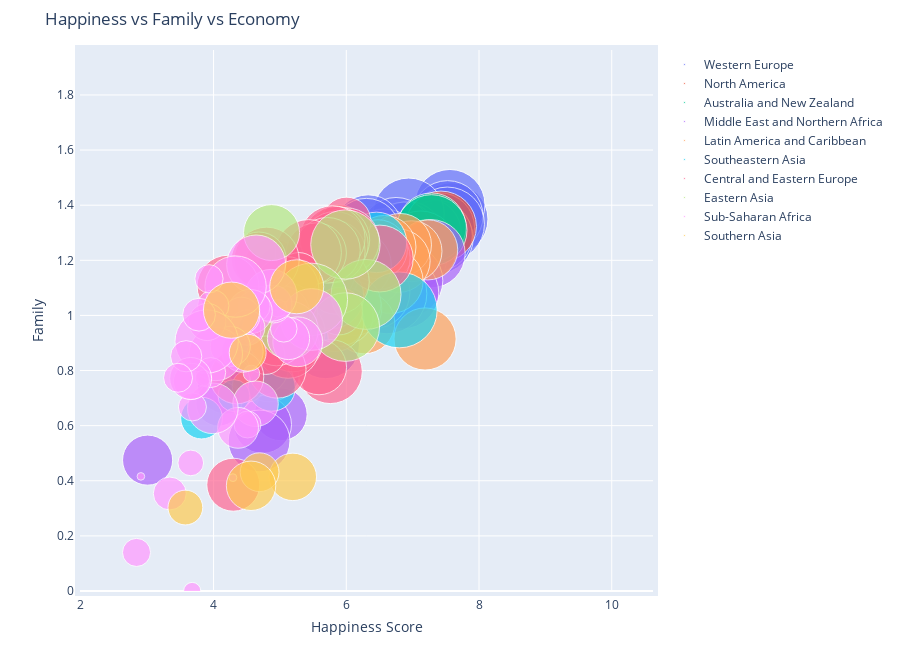

Here is the notebook cell this chart was saved with:
### Code cell
import warnings
warnings.filterwarnings('ignore')

figure = bubbleplot(dataset = data, x_column = 'Happiness Score', y_column = 'Family', 
    bubble_column = 'Country', size_column = 'Economy (GDP per Capita)', color_column = 'Region', 
    x_title = "Happiness Score", y_title = "Family", title = 'Happiness vs Family vs Economy',
    x_logscale = False, scale_bubble = 1, height = 650)

py.iplot(figure, config={'scrollzoom': True})

### Figure 1 — Plotly figure (JSON) as saved in the notebook; plotly's stock layout.template omitted (floating-point values rounded to 4 significant figures)
{"data": [{"marker": {"size": [1.397, 1.302, 1.325, 1.459, 1.29, 1.329, 1.332, 1.337, 1.564, 1.336, 1.308, 1.266, 1.328, 1.278, 1.23, 1.207, 1.251, 1.208, 1.208, 1.16, 1.154], "sizemode": "area", "sizeref": 0.0005283}, "mode": "markers", "name": "Western Europe", "text": ["Switzerland", "Iceland", "Denmark", "Norway", "Finland", "Netherlands", "Sweden", "Austria", "Luxembourg", "Ireland", "Belgium", "United Kingdom", "Germany", "France", "Spain", "Malta", "Italy", "North Cyprus", "Cyprus", "Portugal", "Greece"], "type": "scatter", "x": [7.587, 7.561, 7.527, 7.522, 7.406, 7.378, 7.364, 7.2, 6.946, 6.94, 6.937, 6.867, 6.75, 6.575, 6.329, 6.302, 5.948, 5.695, 5.689, 5.102, 4.857], "y": [1.35, 1.402, 1.361, 1.331, 1.318, 1.28, 1.289, 1.297, 1.22, 1.369, 1.286, 1.285, 1.299, 1.26, 1.314, 1.302, 1.198, 1.07, 0.8932, 1.139, 0.9293]}, {"marker": {"size": [1.326, 1.395], "sizemode": "area", "sizeref": 0.0005283}, "mode": "markers", "name": "North America", "text": ["Canada", "United States"], "type": "scatter", "x": [7.427, 7.119], "y": [1.323, 1.247]}, {"marker": {"size": [1.25, 1.334], "sizemode": "area", "sizeref": 0.0005283}, "mode": "markers", "name": "Australia and New Zealand", "text": ["New Zealand", "Australia"], "type": "scatter", "x": [7.286, 7.284], "y": [1.32, 1.309]}, {"marker": {"size": [1.229, 1.427, 1.36, 1.69, 1.395, 1.554, 1.324, 1.131, 0.9393, 1.061, 0.902, 0.7348, 1.026, 0.8811, 0.5987, 1.009, 0.9855, 0.8818, 0.5465, 0.6632], "sizemode": "area", "sizeref": 0.0005283}, "mode": "markers", "name": "Middle East and Northern Africa", "text": ["Israel", "United Arab Emirates", "Oman", "Qatar", "Saudi Arabia", "Kuwait", "Bahrain", "Libya", "Algeria", "Turkey", "Jordan", "Morocco", "Lebanon", "Tunisia", "Palestinian Territories", "Iran", "Iraq", "Egypt", "Yemen", "Syria"], "type": "scatter", "x": [7.278, 6.901, 6.853, 6.611, 6.411, 6.295, 5.96, 5.754, 5.605, 5.332, 5.192, 5.013, 4.839, 4.739, 4.715, 4.686, 4.677, 4.194, 4.077, 3.006], "y": [1.224, 1.126, 1.082, 1.079, 1.084, 1.166, 1.216, 1.119, 1.078, 0.9463, 1.054, 0.641, 0.8, 0.6043, 0.9256, 0.5445, 0.8189, 0.747, 0.6809, 0.4749]}, {"marker": {"size": [0.9558, 1.021, 0.9812, 1.044, 1.064, 1.107, 1.054, 1.062, 0.9186, 0.9953, 1.212, 0.7645, 0.7455, 0.864, 0.6813, 0.7599, 0.5933, 0.9002, 0.8104, 0.8954, 0.5953, 0.2667], "sizemode": "area", "sizeref": 0.0005283}, "mode": "markers", "name": "Latin America and Caribbean", "text": ["Costa Rica", "Mexico", "Brazil", "Venezuela", "Panama", "Chile", "Argentina", "Uruguay", "Colombia", "Suriname", "Trinidad and Tobago", "El Salvador", "Guatemala", "Ecuador", "Bolivia", "Paraguay", "Nicaragua", "Peru", "Jamaica", "Dominican Republic", "Honduras", "Haiti"], "type": "scatter", "x": [7.226, 7.187, 6.983, 6.81, 6.786, 6.67, 6.574, 6.485, 6.477, 6.269, 6.168, 6.13, 6.123, 5.975, 5.89, 5.878, 5.828, 5.824, 5.709, 4.885, 4.788, 4.518], "y": [1.238, 0.9145, 1.233, 1.256, 1.198, 1.124, 1.248, 1.209, 1.24, 0.972, 1.184, 1.025, 1.044, 0.999, 0.9784, 1.305, 1.142, 0.9746, 1.151, 1.172, 0.9535, 0.743]}, {"marker": {"size": [1.522, 0.9669, 1.125, 0.8283, 0.6322, 0.7053, 0.5907, 0.2711, 0.4604], "sizemode": "area", "sizeref": 0.0005283}, "mode": "markers", "name": "Southeastern Asia", "text": ["Singapore", "Thailand", "Malaysia", "Indonesia", "Vietnam", "Philippines", "Laos", "Myanmar", "Cambodia"], "type": "scatter", "x": [6.798, 6.455, 5.77, 5.399, 5.36, 5.073, 4.876, 4.307, 3.819], "y": [1.02, 1.265, 1.07, 1.087, 0.9123, 1.035, 0.738, 0.709, 0.6274]}, {"marker": {"size": [1.179, 0.6324, 1.169, 0.5945, 1.123, 1.185, 1.147, 1.032, 1.126, 1.083, 1.138, 0.8015, 0.9585, 1.152, 0.4743, 1.024, 0.9744, 1.043, 0.9205, 1.113, 0.9185, 0.8787, 0.8322, 1.121, 0.3905, 0.7991, 0.7682, 0.7419, 1.012], "sizemode": "area", "sizeref": 0.0005283}, "mode": "markers", "name": "Central and Eastern Europe", "text": ["Czech Republic", "Uzbekistan", "Slovakia", "Moldova", "Kazakhstan", "Slovenia", "Lithuania", "Belarus", "Poland", "Croatia", "Russia", "Kosovo", "Turkmenistan", "Estonia", "Kyrgyzstan", "Azerbaijan", "Montenegro", "Romania", "Serbia", "Latvia", "Macedonia", "Albania", "Bosnia and Herzegovina", "Hungary", "Tajikistan", "Ukraine", "Armenia", "Georgia", "Bulgaria"], "type": "scatter", "x": [6.505, 6.003, 5.995, 5.889, 5.855, 5.848, 5.833, 5.813, 5.791, 5.759, 5.716, 5.589, 5.548, 5.429, 5.286, 5.212, 5.192, 5.124, 5.123, 5.098, 5.007, 4.959, 4.949, 4.8, 4.786, 4.681, 4.35, 4.297, 4.218], "y": [1.206, 1.34, 1.27, 1.015, 1.122, 1.274, 1.257, 1.233, 1.279, 0.7962, 1.236, 0.812, 1.227, 1.228, 1.151, 0.9379, 0.9056, 0.8859, 1.01, 1.096, 1.002, 0.8043, 0.9192, 1.202, 0.8556, 1.203, 0.7771, 0.3856, 1.106]}, {"marker": {"size": [1.291, 1.271, 1.245, 1.386, 0.8901, 0.8282], "sizemode": "area", "sizeref": 0.0005283}, "mode": "markers", "name": "Eastern Asia", "text": ["Taiwan", "Japan", "South Korea", "Hong Kong", "China", "Mongolia"], "type": "scatter", "x": [6.298, 5.987, 5.984, 5.474, 5.14, 4.874], "y": [1.076, 1.257, 0.9577, 1.058, 0.9467, 1.301]}, {"marker": {"size": [1.008, 0.6543, 0.4704, 0.1885, 0.08308, 0.3755, 0.7121, 0.9205, 0.5456, 0.271, 0.0712, 0.5211, 0, 0.1907, 0.3302, 0.4541, 0.3647, 0.4402, 0.9936, 0.01604, 0.4225, 0.7578, 0.2607, 0.6787, 0.2391, 0.211, 0.365, 1.06, 0.0694, 0.2852, 0.2082, 0.0785, 0.3419, 0.1742, 0.4653, 0.2581, 0.2221, 0.2867, 0.0153, 0.2087], "sizemode": "area", "sizeref": 0.0005283}, "mode": "markers", "name": "Sub-Saharan Africa", "text": ["Mauritius", "Nigeria", "Zambia", "Somaliland region", "Mozambique", "Lesotho", "Swaziland", "South Africa", "Ghana", "Zimbabwe", "Liberia", "Sudan", "Congo (Kinshasa)", "Ethiopia", "Sierra Leone", "Mauritania", "Kenya", "Djibouti", "Botswana", "Malawi", "Cameroon", "Angola", "Mali", "Congo (Brazzaville)", "Comoros", "Uganda", "Senegal", "Gabon", "Niger", "Tanzania", "Madagascar", "Central African Republic", "Chad", "Guinea", "Ivory Coast", "Burkina Faso", "Rwanda", "Benin", "Burundi", "Togo"], "type": "scatter", "x": [5.477, 5.268, 5.129, 5.057, 4.971, 4.898, 4.867, 4.642, 4.633, 4.61, 4.571, 4.55, 4.517, 4.512, 4.507, 4.436, 4.419, 4.369, 4.332, 4.292, 4.252, 4.033, 3.995, 3.989, 3.956, 3.931, 3.904, 3.896, 3.845, 3.781, 3.681, 3.678, 3.667, 3.656, 3.655, 3.587, 3.465, 3.34, 2.905, 2.839], "y": [0.9852, 0.9043, 0.9161, 0.9515, 1.026, 1.041, 1.073, 1.185, 0.6795, 1.033, 0.7897, 1.014, 1.001, 0.6041, 0.9557, 0.8691, 0.9988, 0.5921, 1.105, 0.4113, 0.8877, 0.8604, 1.035, 0.6629, 0.7927, 1.133, 0.9762, 0.9053, 0.7726, 1.003, 0.668, 0, 0.7606, 0.4647, 0.7712, 0.8519, 0.7737, 0.3539, 0.4159, 0.1399]}, {"marker": {"size": [0.7704, 0.5954, 0.3975, 0.645, 0.36, 0.8352, 0.3198], "sizemode": "area", "sizeref": 0.0005283}, "mode": "markers", "name": "Southern Asia", "text": ["Bhutan", "Pakistan", "Bangladesh", "India", "Nepal", "Sri Lanka", "Afghanistan"], "type": "scatter", "x": [5.253, 5.194, 4.694, 4.565, 4.514, 4.271, 3.575], "y": [1.104, 0.4141, 0.4311, 0.3817, 0.8645, 1.019, 0.3029]}], "layout": {"height": 650, "hovermode": "closest", "margin": {"b": 50, "pad": 5, "t": 50}, "showlegend": true, "title": {"text": "Happiness vs Family vs Economy"}, "xaxis": {"autorange": false, "range": [1.987, 10.62], "title": {"text": "Happiness Score"}}, "yaxis": {"autorange": false, "range": [0, 1.963], "title": {"text": "Family"}}}}
